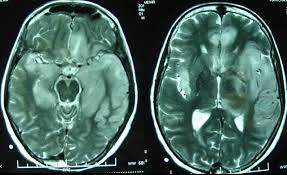
#> input picture naobo.jpg, 287 x 175 px
$ python python.py   (older library calls are emulated)
#> lines starting #> are read from the running program, lines starting #| are printed output that depends on the picture
import cv2
import numpy as np
import matplotlib.pyplot as plt

# Đọc ảnh và chuyển sang ảnh xám
image = cv2.imread('naobo.jpg', cv2.IMREAD_GRAYSCALE)
#> image: shape (175, 287); min 0, max 255, mean 93.5

# Dò biên bằng toán tử Sobel
def sobel_edge_detection(image):
    # Áp dụng bộ lọc Sobel theo trục X và Y
    sobel_x = cv2.Sobel(image, cv2.CV_64F, 1, 0, ksize=3)  # Dò biên theo trục X
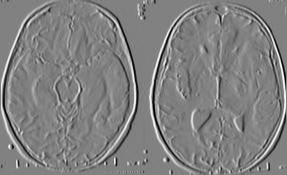
#> sobel_x: shape (175, 287) float64; min -1013, max 988, mean 0.6; drawn with min black and max white
    sobel_y = cv2.Sobel(image, cv2.CV_64F, 0, 1, ksize=3)  # Dò biên theo trục Y
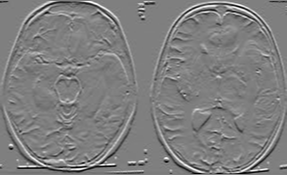
#> sobel_y: shape (175, 287) float64; min -992, max 995, mean -1.4; drawn with min black and max white

    # Tính độ lớn của gradient
    sobel = np.sqrt(sobel_x**2 + sobel_y**2)
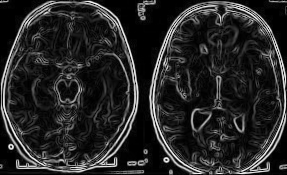
#> sobel: shape (175, 287) float64; min 0, max 1042.3, mean 159.7; drawn with min black and max white
    sobel = cv2.convertScaleAbs(sobel)  # Chuyển đổi về dạng 8-bit
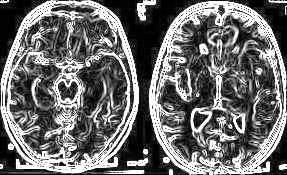
#> sobel: shape (175, 287); min 0, max 255, mean 108.9

    return sobel

# Dò biên bằng Laplace của Gaussian (LoG)
def log_edge_detection(image):
    # Làm mượt ảnh bằng Gaussian để giảm nhiễu
    blurred_image = cv2.GaussianBlur(image, (3, 3), 0)
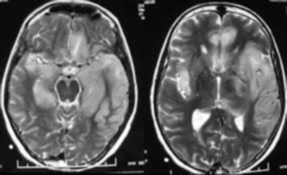
#> blurred_image: shape (175, 287); min 0, max 255, mean 93.6

    # Áp dụng bộ lọc Laplacian
    laplacian = cv2.Laplacian(blurred_image, cv2.CV_64F)
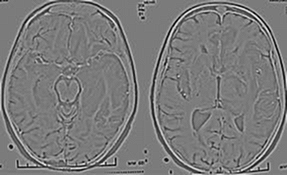
#> laplacian: shape (175, 287) float64; min -148, max 158, mean 0.1; drawn with min black and max white
    laplacian = cv2.convertScaleAbs(laplacian)  # Chuyển đổi về dạng 8-bit
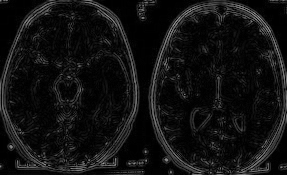
#> laplacian: shape (175, 287); min 0, max 158, mean 17.3

    return laplacian

# Áp dụng phương pháp Sobel và LoG
sobel_edges = sobel_edge_detection(image)
log_edges = log_edge_detection(image)

# Hiển thị ảnh gốc và kết quả
plt.figure(figsize=(10, 6))

plt.subplot(1, 3, 1)
plt.imshow(image, cmap='gray')
plt.title('Ảnh gốc')
plt.axis('off')

plt.subplot(1, 3, 2)
plt.imshow(sobel_edges, cmap='gray')
plt.title('Dò biên - Sobel')
plt.axis('off')

plt.subplot(1, 3, 3)
plt.imshow(log_edges, cmap='gray')
plt.title('Dò biên - Laplace of Gaussian (LoG)')
plt.axis('off')

plt.show()
